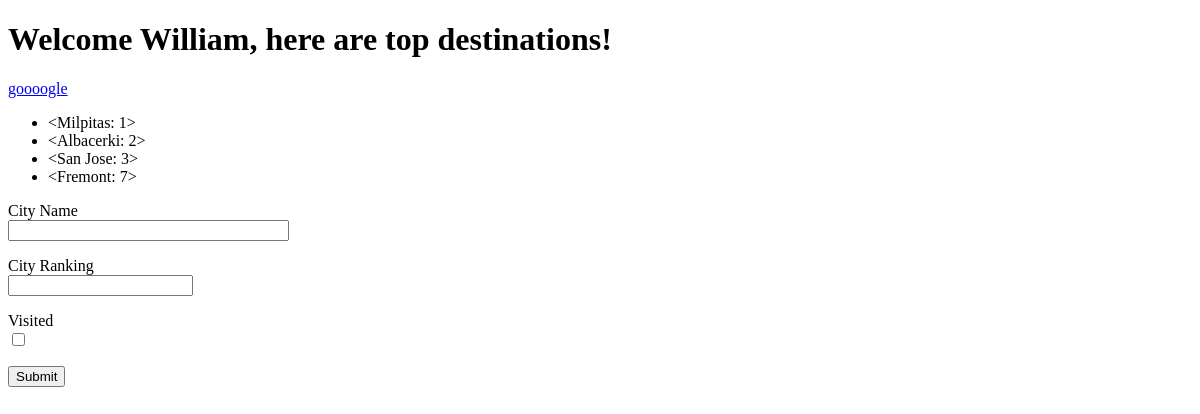
The app's page /, older data.
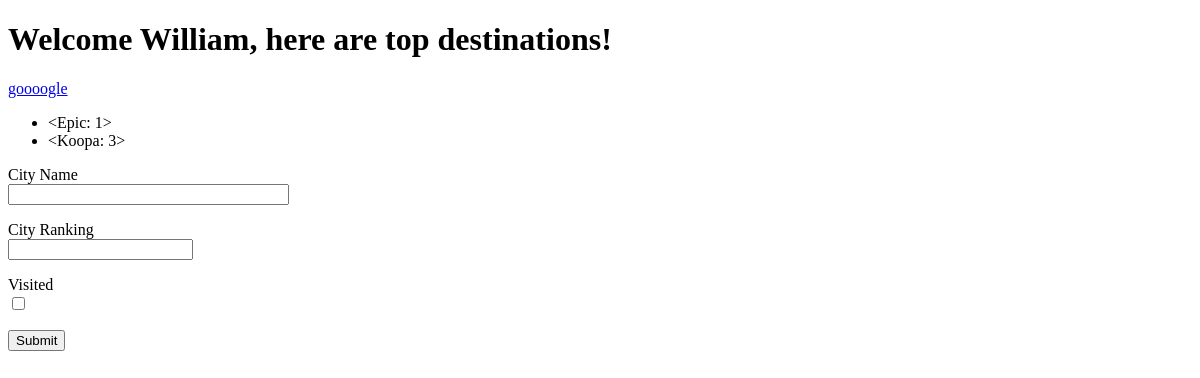
The same page, newer data.
### mypage/models.py (models this page shows)
class City(db.Model):
    city_name = db.Column(db.String(80), unique=True, nullable=False)
    city_rank = db.Column(db.Integer, primary_key=True)
    def __repr__(self):
        return f'<{self.city_name}: {self.city_rank}>'

### mypage/routes.py (the view, shortened to what this page needs)
@mypage_obj.route("/", methods=['GET', 'POST'])
def home():
    form = TopCities()
    city_list = City.query.all()
    name = 'William'
    title = 'Top Cities'
    return render_template('home.html', name = name, title = title, form = form, city_list = city_list)

### mypage/forms.py
class TopCities(FlaskForm):
    city_name = StringField("City Name", validators = [DataRequired()])
    city_rank = IntegerField("City Ranking", validators = [DataRequired()])
    is_visited = BooleanField("Visited")
    submit = SubmitField()

### mypage/templates/home.html (shortened to what this page needs)
{% extends "base.html" %}
{% block content %}
    <h1>Welcome {{name}}, here are top destinations!</h1>
    <a href="https://www.google.com/">goooogle</a>
    <div>
    <ul>
	{% for name in city_list %}
	<li> {{ name }} </li>
	{% endfor %}
    </ul>
    </div>
    <form method="POST">
        <p> {{ form.city_name.label }} <br>
        {{ form.city_name(size=32) }}</p>
        <p> {{ form.city_rank.label }} <br>
        {{ form.city_rank(size=32) }}</p>
    	<p> {{ form.is_visited.label }} <br>
    	{{ form.is_visited() }}</p>
    	<p>{{ form.submit() }}</p>
	</form>
{% endblock %}

### mypage/templates/base.html (shortened to what this page needs)
<!DOCTYPE html>
<html>
    <head>
    </head>
    <body>
	{% block content %}
	{% endblock %}
    </body>
</html>

Row changes from the older to the newer data that the page shows:
removed City: city_name+city_rank "<Albacerki: 2>"
removed City: city_name+city_rank "<Fremont: 7>"
changed City: city_name+city_rank "<Milpitas: 1>" → "<Epic: 1>"
changed City: city_name+city_rank "<San Jose: 3>" → "<Koopa: 3>"
